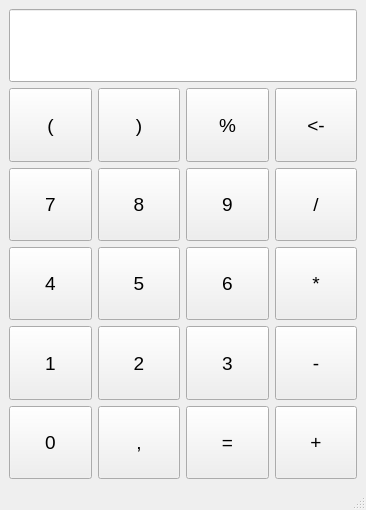
<?xml version="1.0" encoding="UTF-8"?>
<ui version="4.0">
 <class>MainWindow</class>
 <widget class="QMainWindow" name="MainWindow">
  <property name="geometry">
   <rect>
    <x>0</x>
    <y>0</y>
    <width>366</width>
    <height>510</height>
   </rect>
  </property>
  <property name="windowTitle">
   <string>MainWindow</string>
  </property>
  <widget class="QWidget" name="centralwidget">
   <layout class="QGridLayout" name="gridLayout">
    <item row="0" column="0" colspan="4">
     <widget class="QLineEdit" name="pantalla">
      <property name="sizePolicy">
       <sizepolicy hsizetype="Expanding" vsizetype="Minimum">
        <horstretch>0</horstretch>
        <verstretch>0</verstretch>
       </sizepolicy>
      </property>
      <property name="font">
       <font>
        <pointsize>16</pointsize>
       </font>
      </property>
      <property name="focusPolicy">
       <enum>Qt::FocusPolicy::NoFocus</enum>
      </property>
      <property name="readOnly">
       <bool>true</bool>
      </property>
     </widget>
    </item>
    <item row="1" column="0">
     <widget class="QPushButton" name="abre_parentesis">
      <property name="sizePolicy">
       <sizepolicy hsizetype="Minimum" vsizetype="Minimum">
        <horstretch>0</horstretch>
        <verstretch>0</verstretch>
       </sizepolicy>
      </property>
      <property name="font">
       <font>
        <pointsize>14</pointsize>
       </font>
      </property>
      <property name="text">
       <string>(</string>
      </property>
     </widget>
    </item>
    <item row="1" column="1">
     <widget class="QPushButton" name="cierra_parentesis">
      <property name="sizePolicy">
       <sizepolicy hsizetype="Minimum" vsizetype="Minimum">
        <horstretch>0</horstretch>
        <verstretch>0</verstretch>
       </sizepolicy>
      </property>
      <property name="font">
       <font>
        <pointsize>14</pointsize>
       </font>
      </property>
      <property name="text">
       <string>)</string>
      </property>
     </widget>
    </item>
    <item row="1" column="2">
     <widget class="QPushButton" name="modulo">
      <property name="sizePolicy">
       <sizepolicy hsizetype="Minimum" vsizetype="Minimum">
        <horstretch>0</horstretch>
        <verstretch>0</verstretch>
       </sizepolicy>
      </property>
      <property name="font">
       <font>
        <pointsize>14</pointsize>
       </font>
      </property>
      <property name="text">
       <string>%</string>
      </property>
     </widget>
    </item>
    <item row="1" column="3">
     <widget class="QPushButton" name="borrar">
      <property name="sizePolicy">
       <sizepolicy hsizetype="Minimum" vsizetype="Minimum">
        <horstretch>0</horstretch>
        <verstretch>0</verstretch>
       </sizepolicy>
      </property>
      <property name="font">
       <font>
        <pointsize>14</pointsize>
       </font>
      </property>
      <property name="text">
       <string>&lt;-</string>
      </property>
     </widget>
    </item>
    <item row="2" column="0">
     <widget class="QPushButton" name="siete">
      <property name="sizePolicy">
       <sizepolicy hsizetype="Minimum" vsizetype="Minimum">
        <horstretch>0</horstretch>
        <verstretch>0</verstretch>
       </sizepolicy>
      </property>
      <property name="font">
       <font>
        <pointsize>14</pointsize>
       </font>
      </property>
      <property name="text">
       <string>7</string>
      </property>
     </widget>
    </item>
    <item row="2" column="1">
     <widget class="QPushButton" name="ocho">
      <property name="sizePolicy">
       <sizepolicy hsizetype="Minimum" vsizetype="Minimum">
        <horstretch>0</horstretch>
        <verstretch>0</verstretch>
       </sizepolicy>
      </property>
      <property name="font">
       <font>
        <pointsize>14</pointsize>
       </font>
      </property>
      <property name="text">
       <string>8</string>
      </property>
     </widget>
    </item>
    <item row="2" column="2">
     <widget class="QPushButton" name="nueve">
      <property name="sizePolicy">
       <sizepolicy hsizetype="Minimum" vsizetype="Minimum">
        <horstretch>0</horstretch>
        <verstretch>0</verstretch>
       </sizepolicy>
      </property>
      <property name="font">
       <font>
        <pointsize>14</pointsize>
       </font>
      </property>
      <property name="text">
       <string>9</string>
      </property>
     </widget>
    </item>
    <item row="2" column="3">
     <widget class="QPushButton" name="division">
      <property name="sizePolicy">
       <sizepolicy hsizetype="Minimum" vsizetype="Minimum">
        <horstretch>0</horstretch>
        <verstretch>0</verstretch>
       </sizepolicy>
      </property>
      <property name="font">
       <font>
        <pointsize>14</pointsize>
       </font>
      </property>
      <property name="text">
       <string>/</string>
      </property>
     </widget>
    </item>
    <item row="3" column="0">
     <widget class="QPushButton" name="cuatro">
      <property name="sizePolicy">
       <sizepolicy hsizetype="Minimum" vsizetype="Minimum">
        <horstretch>0</horstretch>
        <verstretch>0</verstretch>
       </sizepolicy>
      </property>
      <property name="font">
       <font>
        <pointsize>14</pointsize>
       </font>
      </property>
      <property name="text">
       <string>4</string>
      </property>
     </widget>
    </item>
    <item row="3" column="1">
     <widget class="QPushButton" name="cinco">
      <property name="sizePolicy">
       <sizepolicy hsizetype="Minimum" vsizetype="Minimum">
        <horstretch>0</horstretch>
        <verstretch>0</verstretch>
       </sizepolicy>
      </property>
      <property name="font">
       <font>
        <pointsize>14</pointsize>
       </font>
      </property>
      <property name="text">
       <string>5</string>
      </property>
     </widget>
    </item>
    <item row="3" column="2">
     <widget class="QPushButton" name="seis">
      <property name="sizePolicy">
       <sizepolicy hsizetype="Minimum" vsizetype="Minimum">
        <horstretch>0</horstretch>
        <verstretch>0</verstretch>
       </sizepolicy>
      </property>
      <property name="font">
       <font>
        <pointsize>14</pointsize>
       </font>
      </property>
      <property name="text">
       <string>6</string>
      </property>
     </widget>
    </item>
    <item row="3" column="3">
     <widget class="QPushButton" name="multiplicacion">
      <property name="sizePolicy">
       <sizepolicy hsizetype="Minimum" vsizetype="Minimum">
        <horstretch>0</horstretch>
        <verstretch>0</verstretch>
       </sizepolicy>
      </property>
      <property name="font">
       <font>
        <pointsize>14</pointsize>
       </font>
      </property>
      <property name="text">
       <string>*</string>
      </property>
     </widget>
    </item>
    <item row="4" column="0">
     <widget class="QPushButton" name="uno">
      <property name="sizePolicy">
       <sizepolicy hsizetype="Minimum" vsizetype="Minimum">
        <horstretch>0</horstretch>
        <verstretch>0</verstretch>
       </sizepolicy>
      </property>
      <property name="font">
       <font>
        <pointsize>14</pointsize>
       </font>
      </property>
      <property name="text">
       <string>1</string>
      </property>
     </widget>
    </item>
    <item row="4" column="1">
     <widget class="QPushButton" name="dos">
      <property name="sizePolicy">
       <sizepolicy hsizetype="Minimum" vsizetype="Minimum">
        <horstretch>0</horstretch>
        <verstretch>0</verstretch>
       </sizepolicy>
      </property>
      <property name="font">
       <font>
        <pointsize>14</pointsize>
       </font>
      </property>
      <property name="text">
       <string>2</string>
      </property>
     </widget>
    </item>
    <item row="4" column="2">
     <widget class="QPushButton" name="tres">
      <property name="sizePolicy">
       <sizepolicy hsizetype="Minimum" vsizetype="Minimum">
        <horstretch>0</horstretch>
        <verstretch>0</verstretch>
       </sizepolicy>
      </property>
      <property name="font">
       <font>
        <pointsize>14</pointsize>
       </font>
      </property>
      <property name="text">
       <string>3</string>
      </property>
     </widget>
    </item>
    <item row="4" column="3">
     <widget class="QPushButton" name="resta">
      <property name="sizePolicy">
       <sizepolicy hsizetype="Minimum" vsizetype="Minimum">
        <horstretch>0</horstretch>
        <verstretch>0</verstretch>
       </sizepolicy>
      </property>
      <property name="font">
       <font>
        <pointsize>14</pointsize>
       </font>
      </property>
      <property name="text">
       <string>-</string>
      </property>
     </widget>
    </item>
    <item row="5" column="0">
     <widget class="QPushButton" name="cero">
      <property name="sizePolicy">
       <sizepolicy hsizetype="Minimum" vsizetype="Minimum">
        <horstretch>0</horstretch>
        <verstretch>0</verstretch>
       </sizepolicy>
      </property>
      <property name="font">
       <font>
        <pointsize>14</pointsize>
       </font>
      </property>
      <property name="text">
       <string>0</string>
      </property>
     </widget>
    </item>
    <item row="5" column="1">
     <widget class="QPushButton" name="coma">
      <property name="sizePolicy">
       <sizepolicy hsizetype="Minimum" vsizetype="Minimum">
        <horstretch>0</horstretch>
        <verstretch>0</verstretch>
       </sizepolicy>
      </property>
      <property name="font">
       <font>
        <pointsize>14</pointsize>
       </font>
      </property>
      <property name="text">
       <string>,</string>
      </property>
     </widget>
    </item>
    <item row="5" column="2">
     <widget class="QPushButton" name="igual">
      <property name="sizePolicy">
       <sizepolicy hsizetype="Minimum" vsizetype="Minimum">
        <horstretch>0</horstretch>
        <verstretch>0</verstretch>
       </sizepolicy>
      </property>
      <property name="font">
       <font>
        <pointsize>14</pointsize>
       </font>
      </property>
      <property name="text">
       <string>=</string>
      </property>
     </widget>
    </item>
    <item row="5" column="3">
     <widget class="QPushButton" name="suma">
      <property name="sizePolicy">
       <sizepolicy hsizetype="Minimum" vsizetype="Minimum">
        <horstretch>0</horstretch>
        <verstretch>0</verstretch>
       </sizepolicy>
      </property>
      <property name="font">
       <font>
        <pointsize>14</pointsize>
       </font>
      </property>
      <property name="text">
       <string>+</string>
      </property>
     </widget>
    </item>
   </layout>
  </widget>
  <widget class="QMenuBar" name="menubar">
   <property name="geometry">
    <rect>
     <x>0</x>
     <y>0</y>
     <width>366</width>
     <height>30</height>
    </rect>
   </property>
  </widget>
  <widget class="QStatusBar" name="statusbar"/>
 </widget>
 <resources/>
 <connections/>
</ui>
